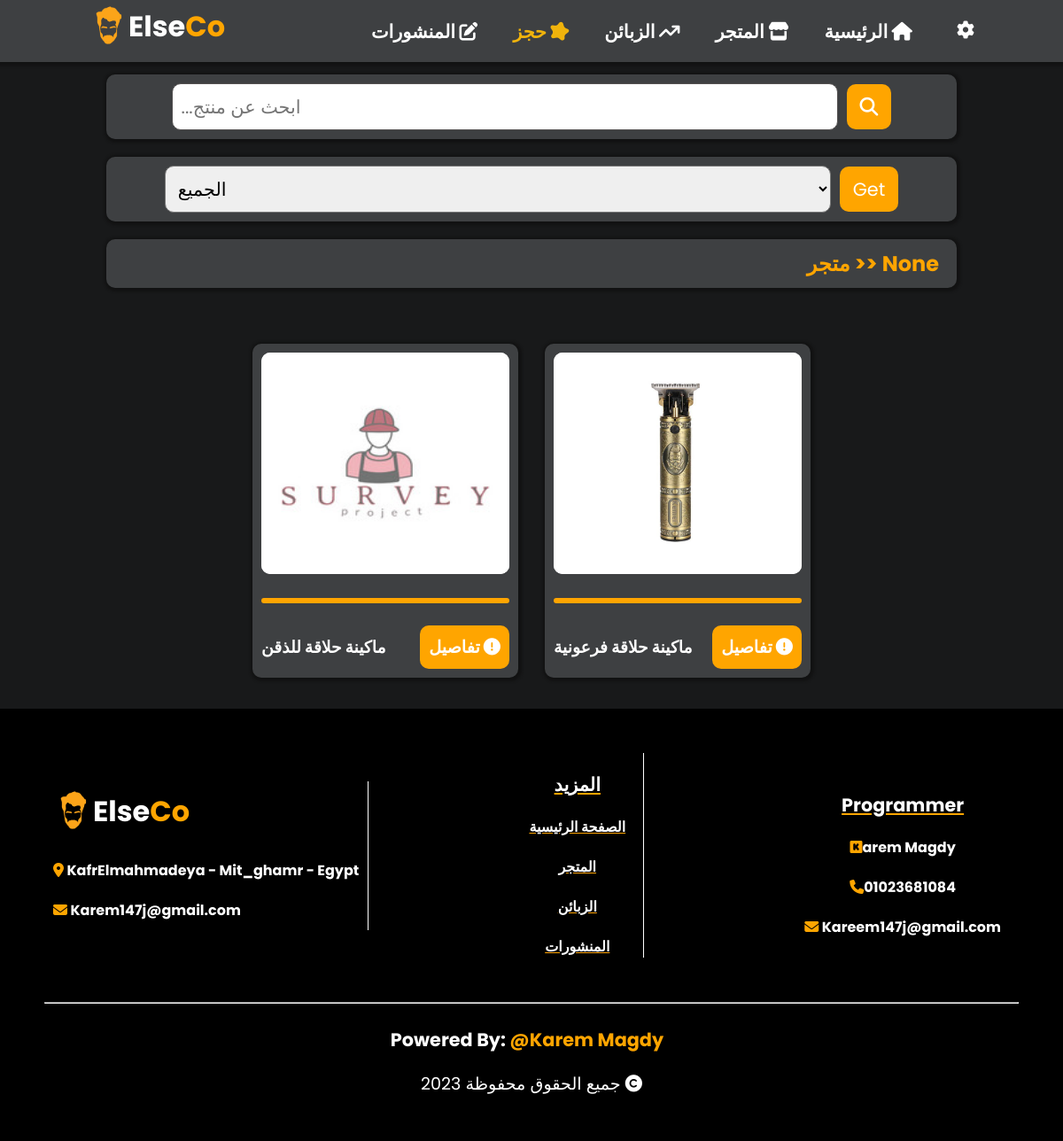
/store/, run on the app's committed database.
### datebaise/models.py (models this page shows, shortened)
class Product(models.Model):
    x = {
        ("حمام كريم","حمام كريم"),
        ("كريم","كريم"),
        ("جل","جل"),
        ("ماكينات حلاقة","ماكينات حلاقة"),
        ("شامبو","شامبو"),
        ("مستحضرات","مستحضرات"),
    }
    name = models.CharField(max_length=50)
    price = models.DecimalField(max_digits=6, decimal_places=2)
    pieces = models.IntegerField(null=True, blank=True, default=0)
    category = models.CharField(max_length=30, choices=x)
    image = models.ImageField(null=False, blank=False, upload_to="pro_image/%y/%m/%d")

### datebaise/views.py (the view)
# urls.py: path('store/', views.store, name='store'),
@csrf_exempt
def store(request):
    search = str(request.POST.get('search'))
    productt = Product.objects.all()
    category = request.POST.get('category-search')
    if Product.objects.filter(category = category):
        productt = Product.objects.filter(category = category)
    elif category == "الجميع":
        productt = Product.objects.all()
    else:
        if request.method == "POST":
            if len(search) > 0:
                if Product.objects.filter(name__contains = search):
                    productt = Product.objects.filter(name__contains = search)
                else:
                    productt = Product.objects.all()
        else:
            productt = Product.objects.all()
    c = {
        'product':productt,
        'cate':category,
        'search':search,
        'errorpro':Product.objects.all()
    }
    return render(request, 'pages/store.html',c)

### templates/pages/store.html (shortened to what this page needs)
<!DOCTYPE html>
<html lang="en">
<head>
    {% load static %}
    <link rel="stylesheet" href="https://cdnjs.cloudflare.com/ajax/libs/font-awesome/6.3.0/css/all.min.css">
    <link rel="stylesheet" href="{% static 'css/style.css' %}">
</head>
<body>
<header class="header1">
    <a href="{% url 'index' %}"><h1 class="log"><img src="{% static 'image/icon.png' %}" width="45px"><span class="span1">Else<span class="span2">Co</span></h1></a>
    <nav class="navigation1">
        <ul class="nav1-option">
            <li><a href="{% url 'posts' %}">المنشورات <i class="fa-solid fa-pen-to-square"></i></a></li>
            <li><a href="{% url 'checks' %}" style="color:rgb(240, 179, 12)">حجز <i class="fa-solid fa-splotch fa-bounce"></i></a></li>
            <li><a href="{% url 'zapayn-main' %}">الزبائن <i class="fa-solid fa-arrow-trend-up"></i></a></li>
            <li><a href="{% url 'store' %}">المتجر <i class="fa-solid fa-store"></i></a></li>
            <li><a href="{% url 'index' %}">الرئيسية <i class="fa-solid fa-house"></i></a></li>
            <button onclick="butsetting1()" id="btn-se-1" class="btn-setting"><i class="fa-solid fa-gear"></i></button>
        </ul>
    </nav>
</header>
    <section class="store">
        <form method="POST">
            <input type="search" class="search" name="search" placeholder="...ابحث عن منتج">
            <button class="search-btn"><i class="fa-solid fa-magnifying-glass"></i></button>
        </form>
        <form class="category" method="POST">
            <select name="category-search" id="select-category">
                <option value="الجميع">الجميع</option>
            </select>
            <input class="search-btn" type="submit" value="Get" onclick="get_category()">
        </form>
        <div class="h2-category">
            <h2>متجر >> <span>{{cate | default:search}}</span></h2>
        </div>
            <div class="product">
                {% for j in product %}
                <div class="product-card">
                    <div class="img-pro">
                        <img src="{{j.image.url}}" alt="product-photo" style="background-color: #fff;">
                    </div>
                    <hr style="padding:3px; background:orange; border:0; border-radius:10px">
                    <br>
                    <div class="product-date">
                        <h3>{{j.name | capfirst}}</h3>
                        <a href="/moreproduct/{{j.id}}/"> تفاصيل <i class="fa-solid fa-circle-exclamation"></i></a>
                    </div>
                </div>
                {% endfor %}
            </div>
    </section>
    <footer id="footer">
        <div class="footer-date">
            <div class="loaction">
                <a href="{% url 'index' %}"><h1 class="log"><img src="{% static 'image/icon.png' %}" width="45px"><span class="span1">Else<span class="span2">Co</span></h1></a>
                <h3><i class="fa-sharp fa-solid fa-location-dot"></i> KafrElmahmadeya - Mit_ghamr - Egypt</h3>
                <h3><i class="fa-solid fa-envelope"></i> Karem147j@gmail.com</h3>
            </div>
            <div class="more-date">
                <h2>المزيد</h2>
                <a href="{% url 'index' %}"><h3>الصفحة الرئيسية</h3></a>
                <a href="{% url 'store' %}"><h3>المتجر</h3></a>
                <a href="{% url 'zapayn-main' %}"><h3>الزبائن</h3></a>
                <a href="{% url 'posts' %}"><h3>المنشورات</h3></a>
            </div>
            <div class="pro-info">
                <h2>Programmer</h2>
                <a target="_blank" href="https://kareem333j.github.io/KaremM/index.html"><h3><i class="fa-brands fa-kickstarter"></i>arem Magdy</h3></a>
                <h3><i class="fa-sharp fa-solid fa-phone"></i>01023681084 </h3>
                <h3><i class="fa-solid fa-envelope"></i> Kareem147j@gmail.com</h3>
            </div>
        </div>
        <br>
        <br>
        <hr>
        <br>
        <div class="footer-programmer" style="width:100%; display:flex;justify-content:center;align-items:center;">
            <h1 style="font-size: 1.3em;width:100%;text-align:center">Powered By: <a href="https://kareem333j.github.io/KaremM/index.html" target="_blank"><span>@Karem Magdy</span></a></h1>
            <p> 2023 جميع الحقوق محفوظة <i class="fa-sharp fa-solid fa-copyright"></i></p>
        </div>
    </footer>
</body>
</html>

### templates/pages/store.html (style rules this page uses)
.product { width: 100vw; }
.product .product-card { width: 300px; }
.product .product-card img { width: 100%; height: 250px; }
.btn-setting { margin-left: 50px; background-color: #3E4042; border: 0; cursor: pointer; outline: none; }
.btn-setting i { font-size: 1.5em; color: #fff; }

### data on the page
Product: image (picture), name "ماكينة حلاقة للذقن"
Product: image (picture), name "ماكينة حلاقة فرعونية"

### other printed values
{{ cate | default:search }} "None"
